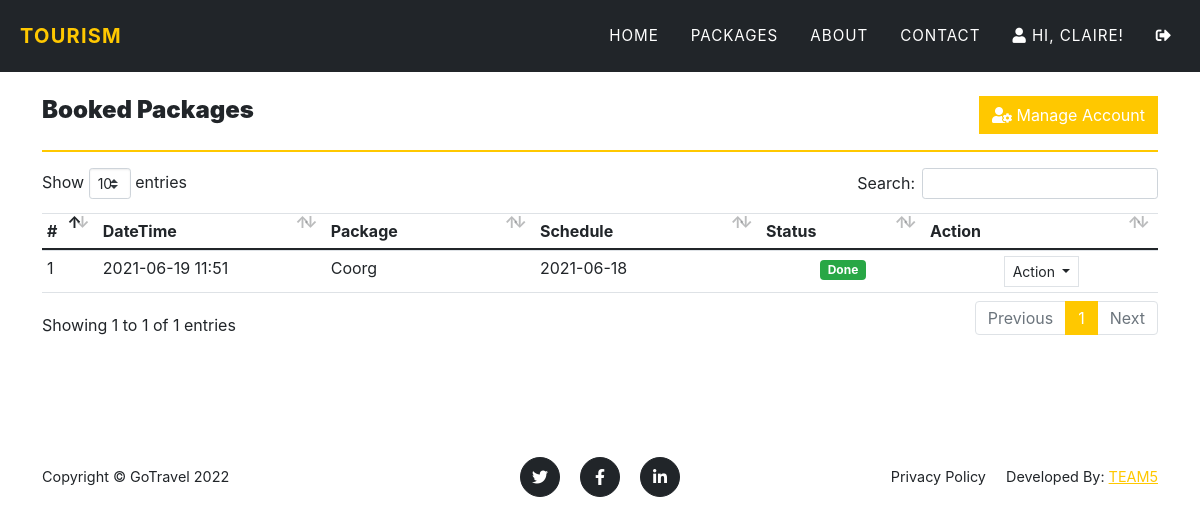
Screenshot of /?page=my_account (signed in) with the database file from the repository.
### tables this page shows
CREATE TABLE `book_list` (
  `id` int(30) NOT NULL,
  `user_id` int(30) NOT NULL,
  `package_id` int(30) NOT NULL,
  `status` tinyint(4) NOT NULL DEFAULT 0 COMMENT '0=pending,1=confirm, 2=cancelled\r\n',
  `schedule` date DEFAULT NULL,
  `date_created` datetime NOT NULL DEFAULT current_timestamp()
);

CREATE TABLE `packages` (
  `id` int(30) NOT NULL,
  `title` text DEFAULT NULL,
  `tour_location` text DEFAULT NULL,
  `cost` double NOT NULL,
  `description` text DEFAULT NULL,
  `upload_path` text DEFAULT NULL,
  `status` tinyint(4) NOT NULL DEFAULT 1 COMMENT '1 =active ,2 = Inactive',
  `date_created` datetime NOT NULL DEFAULT current_timestamp()
);

### classes/DBConnection.php (called while the page is built, shortened)
<?php
class DBConnection{
    private $host = DB_SERVER;
    private $username = DB_USERNAME;
    private $password = DB_PASSWORD;
    private $database = DB_NAME;
    public $conn;
    public function __construct(){
        if (!isset($this->conn)) {
            $this->conn = new mysqli($this->host, $this->username, $this->password, $this->database);
        }
    }
}
?>

### classes/SystemSettings.php (called while the page is built, shortened)
<?php
class SystemSettings extends DBConnection{
	function userdata($field = ''){
		if(!empty($field)){
			if(isset($_SESSION['userdata'][$field]))
				return $_SESSION['userdata'][$field];
			else
				return null;
		}else{
			return false;
		}
	}
}
$_settings = new SystemSettings();
?>

### my_account.php (the view, shortened to what this page needs)
<section class="page-section">
    <div class="container">
    <div class="w-100 justify-content-between d-flex">
        <h4><b>Booked Packages</b></h4>
        <a href="./?page=edit_account" class="btn btn btn-primary btn-flat"><div class="fa fa-user-cog"></div> Manage Account</a>
    </div>
        <hr class="border-warning">
        <table class="table table-stripped text-dark">
            <colgroup>
                <col width="5%">
                <col width="10">
                <col width="25">
                <col width="25">
                <col width="15">
                <col width="10">
            </colgroup>
            <thead>
                <tr>
                    <th>#</th>
                    <th>DateTime</th>
                    <th>Package</th>
                    <th>Schedule</th>
                    <th>Status</th>
                    <th>Action</th>
                </tr>
            </thead>
            <tbody>
                <?php
                $i=1;
                    $qry = $conn->query("SELECT b.*,p.title FROM book_list b inner join `packages` p on p.id = b.package_id where b.user_id ='".$_settings->userdata('id')."' order by date(b.date_created) desc ");
                    while($row= $qry->fetch_assoc()):
                ?>
                    <tr>
                        <td><?php echo $i++ ?></td>
                        <td><?php echo date("Y-m-d H:i",strtotime($row['date_created'])) ?></td>
                        <td><?php echo $row['title'] ?></td>
                        <td><?php echo date("Y-m-d",strtotime($row['schedule'])) ?></td>
                        <td class="text-center">
                            <?php if($row['status'] == 0): ?>
                                <span class="badge badge-warning">Pending</span>
                            <?php elseif($row['status'] == 1): ?>
                                <span class="badge badge-primary">Confirmed</span>
                            <?php elseif($row['status'] == 2): ?>
                                <span class="badge badge-danger">Cancelled</span>
                            <?php elseif($row['status'] == 3): ?>
                                <span class="badge badge-success">Done</span>
                            <?php endif; ?>
                        </td>
                        <td align="center">
                                <button type="button" class="btn btn-flat btn-default border btn-sm dropdown-toggle dropdown-icon" data-toggle="dropdown">
                                    Action
                                </button>
                        </td>
                    </tr>
                <?php endwhile; ?>
            </tbody>
        </table>
    </div>
</section>

### rows the page displays
book_list: date_created "2021-06-19 11:51", package.title "Coorg", schedule "2021-06-18", status "Done"

### other values shown
$_settings->userdata('firstname') "CLAIRE"
$_settings->info('short_name') "GoTravel"
